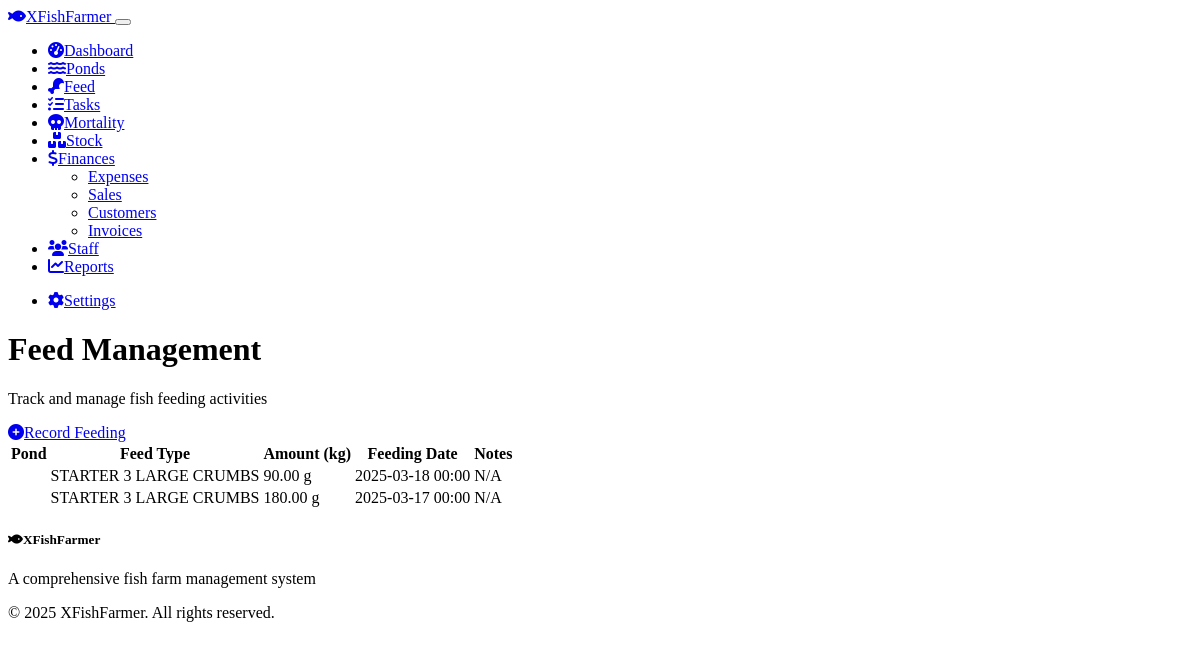
Before: /feed with the older database file.
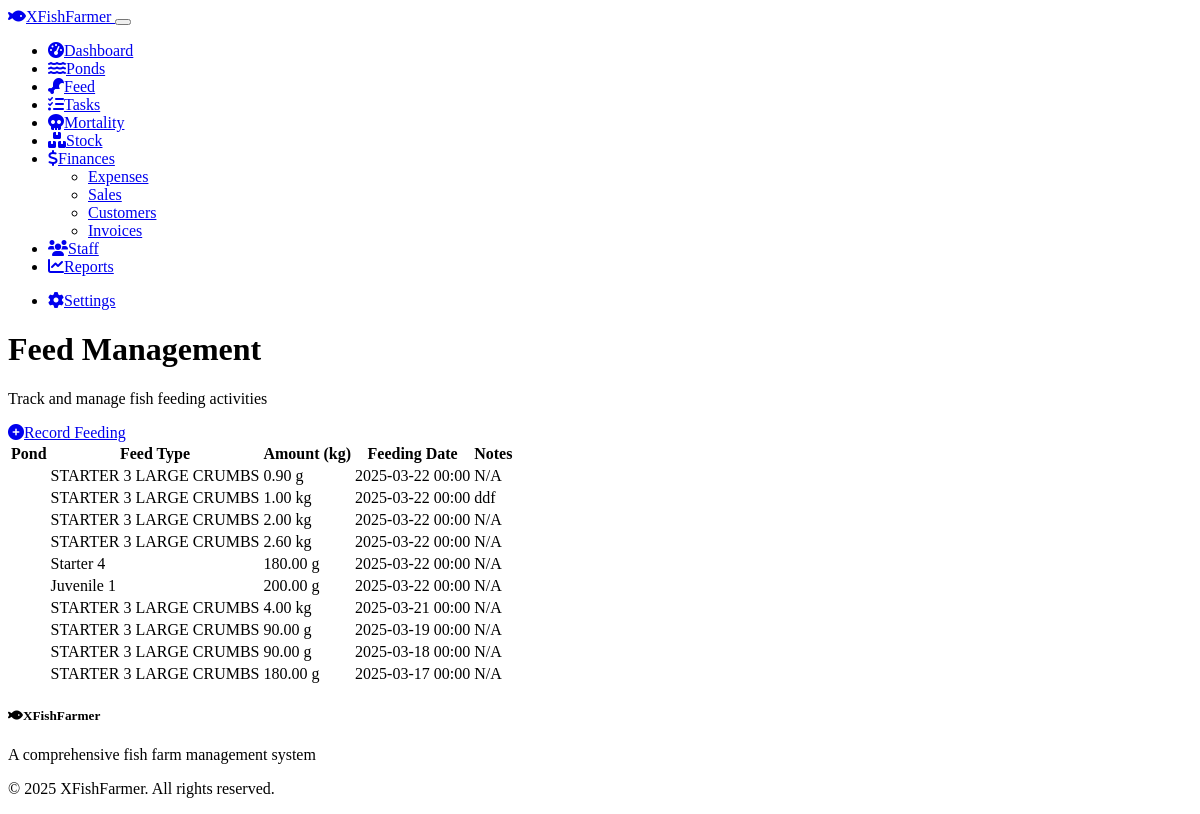
After: the same page with the newer database file.
### models.py (models this page shows, shortened)
class Feed(db.Model):
    id = db.Column(db.Integer, primary_key=True)
    pond_id = db.Column(db.Integer, db.ForeignKey('ponds.id'), nullable=False)
    feed_stock_id = db.Column(db.Integer, db.ForeignKey('feed_stock.id'), nullable=False)
    amount = db.Column(db.Float, nullable=False)  # Amount in kg or g
    unit = db.Column(db.String(5), nullable=False, default='kg')  # kg or g
    feeding_date = db.Column(db.Date, nullable=False, default=date.today)
    notes = db.Column(db.Text, nullable=True)
    date_created = db.Column(db.DateTime, default=datetime.utcnow)
    date_updated = db.Column(db.DateTime, default=datetime.utcnow, onupdate=datetime.utcnow)
    pond = db.relationship('Pond', backref='feeds', lazy=True)
    feed_stock = db.relationship('FeedStock', backref='feedings', lazy=True)

class FeedStock(db.Model):
    id = db.Column(db.Integer, primary_key=True)
    name = db.Column(db.String(100), nullable=False)
    quantity = db.Column(db.Float, nullable=False)  # Quantity in kg
    supplier = db.Column(db.String(100), nullable=True)
    purchase_date = db.Column(db.Date, nullable=False, default=date.today)
    expiry_date = db.Column(db.Date, nullable=True)
    cost = db.Column(db.Float, nullable=False)  # Cost in currency
    notes = db.Column(db.Text, nullable=True)
    date_created = db.Column(db.DateTime, default=datetime.utcnow)
    date_updated = db.Column(db.DateTime, default=datetime.utcnow, onupdate=datetime.utcnow)

### routes.py (the view)
@app.route('/feed')
def feed():
    feeds = Feed.query.order_by(Feed.feeding_date.desc()).all()
    monthly_feed_usage = db.session.query(
        Pond.name.label('pond_name'),  # Pond name
        FeedStock.name.label('feed_type'),  # Feed type
        func.sum(
            case(
                (Feed.unit == 'g', Feed.amount / 1000),  # Convert grams to kg
                else_=Feed.amount
            )
        ).label('total_amount_kg'),  # Total amount in kg
        func.sum(
            case(
                (Feed.unit == 'kg', Feed.amount * 1000),  # Convert kg to grams
                else_=Feed.amount
            )
        ).label('total_amount_g')  # Total amount in grams
    ).join(FeedStock, Feed.feed_stock_id == FeedStock.id)\
     .join(Pond, Feed.pond_id == Pond.id)\
     .filter(Feed.feeding_date >= datetime.now() - timedelta(days=30))\
     .group_by(Pond.name, FeedStock.name)\
     .order_by(Pond.name, FeedStock.name)\
     .all()
    return render_template('feed/index.html', feeds=feeds, monthly_feed_usage=monthly_feed_usage)

### templates/feed/index.html (shortened to what this page needs)
{% extends "layout.html" %}
{% block page_title %}Feed Management{% endblock %}
{% block content %}
<div class="row mb-4">
    <div class="col-12">
        <div class="d-flex justify-content-between align-items-center">
            <p class="lead">Track and manage fish feeding activities</p>
            <a href="{{ url_for('create_feed') }}" class="btn btn-primary">
                <i class="fas fa-plus-circle me-2"></i>Record Feeding
            </a>
        </div>
    </div>
</div>
<div class="row">
    <div class="col-12">
        <div class="card shadow">
            <div class="card-body">
                {% if feeds %}
                <div class="table-responsive">
                    <table class="table table-hover">
                        <thead>
                            <tr>
                                <th>Pond</th>
                                <th>Feed Type</th>
                                <th>Amount (kg)</th>
                                <th>Feeding Date</th>
                                <th>Notes</th>
                            </tr>
                        </thead>
                        <tbody>
                            {% for feed in feeds %}
                            <tr>
                                <td>{{ feed.pond.name }}</td>
                                <td>{{ feed.feed_stock.name }}</td>
                                <td>{{ "%.2f"|format(feed.amount) }} {{ feed.unit }}</td>
                                <td>{{ feed.feeding_date.strftime('%Y-%m-%d %H:%M') }}</td>
                                <td>{{ feed.notes or "N/A" }}</td>
                            </tr>
                            {% endfor %}
                        </tbody>
                    </table>
                </div>
                {% endif %}
            </div>
        </div>
    </div>
</div>
{% endblock %}

Changed rows visible on the page:
added Feed: feed_stock.name "STARTER 3 LARGE CRUMBS", amount "0.90", unit "g", feeding_date "2025-03-22 00:00", notes "N/A"
added Feed: feed_stock.name "STARTER 3 LARGE CRUMBS", amount "1.00", unit "kg", feeding_date "2025-03-22 00:00", notes "ddf"
added Feed: feed_stock.name "STARTER 3 LARGE CRUMBS", amount "2.00", unit "kg", feeding_date "2025-03-22 00:00", notes "N/A"
added Feed: feed_stock.name "STARTER 3 LARGE CRUMBS", amount "2.60", unit "kg", feeding_date "2025-03-22 00:00", notes "N/A"
added Feed: feed_stock.name "Starter 4", amount "180.00", unit "g", feeding_date "2025-03-22 00:00", notes "N/A"
added Feed: feed_stock.name "Juvenile 1", amount "200.00", unit "g", feeding_date "2025-03-22 00:00", notes "N/A"
added Feed: feed_stock.name "STARTER 3 LARGE CRUMBS", amount "4.00", unit "kg", feeding_date "2025-03-21 00:00", notes "N/A"
added Feed: feed_stock.name "STARTER 3 LARGE CRUMBS", amount "90.00", unit "g", feeding_date "2025-03-19 00:00", notes "N/A"
